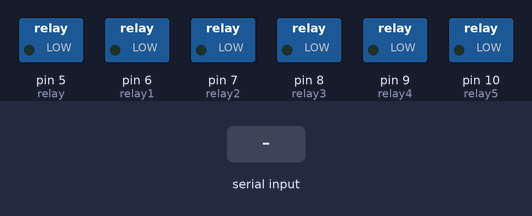
A sketch run on a simulated Arduino Uno, built with avr-gcc and run on an emulated ATmega328P. Parts: switched loads named in the sketch (green lamp = pin HIGH). The test bench sets the inputs (shaded band). What the sketch prints to the serial monitor is not drawn.

Above: at 3.7 s.
3.8 s: "1" received over the second serial link
At 5.0 s:
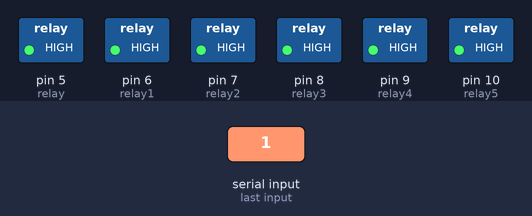
5.3 s: "0" received over the second serial link
At 6.3 s:
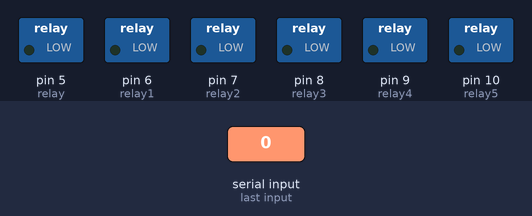
Timing chart, 0 to 8.3 s (numbered marks = the images above; inputs shaded):
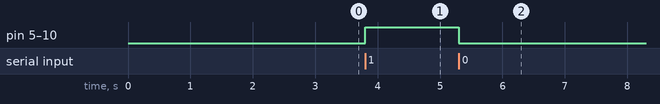

Measured:
- after the input at 3.8 s, pin 5 (relay), pin 6 (relay1), pin 7 (relay2), pin 8 (relay3), pin 9 (relay4), pin 10 (relay5): LOW → HIGH at once
- after the input at 5.3 s, pin 5 (relay), pin 6 (relay1), pin 7 (relay2), pin 8 (relay3), pin 9 (relay4), pin 10 (relay5): HIGH → LOW at once

The sketch:

sketch_may04a.ino
```cpp
#include <SoftwareSerial.h>

#define HC06RX A0 //HC-06의 TX Pin - Arduino Uno의 RX
#define HC06TX A1 //HC-06의 RX Pin - Arduino Uno의 TX

SoftwareSerial HC06(HC06RX,HC06TX);
int relay = 5;
int relay1 = 6;
int relay2 = 7;
int relay3 = 8;
int relay4 = 9;
int relay5 = 10;
char a = HIGH;
char b = LOW;


void setup(){

    pinMode(relay,OUTPUT);
   pinMode(relay1,OUTPUT);
    pinMode(relay2,OUTPUT);
     pinMode(relay3,OUTPUT);
      pinMode(relay4,OUTPUT);
       pinMode(relay5,OUTPUT);

    Serial.begin(9600);
    HC06.begin(9600);


    Serial.println("HC06 Setting...");
    delay(500);

    HC06.print("AT");
    Serial.println("Arduino -> HC06 : AT");
    hc06ResponseCheck();

    HC06.print("AT+PIN0000");
    Serial.println("Arduino -> HC06 : AT+PIN0000");
    hc06ResponseCheck();

    HC06.print("AT+NAMEmyHC06");
    Serial.println("Arduino -> HC06 : AT+NAMEmyHC06");
    hc06ResponseCheck();

    HC06.print("AT+BAUD4");
    Serial.println("Arduino -> HC06 : AT+BAUD4");
    hc06ResponseCheck();


}

void loop(){
    char temp;
    if(HC06.available()){
        temp = HC06.read();

        if(temp == '1'){
            digitalWrite(relay,a);
        digitalWrite(relay1,a);
        digitalWrite(relay2,a);
        digitalWrite(relay3,a);
        digitalWrite(relay4,a);
        digitalWrite(relay5,a);
        }
        else if(temp == '0'){
            digitalWrite(relay,b);
      digitalWrite(relay1,b);
      digitalWrite(relay2,b);
      digitalWrite(relay3,b);
      digitalWrite(relay4,b);
      digitalWrite(relay5,b);
       }
    }
}

void hc06ResponseCheck(){
    boolean flag = false;
    delay(500);
    if(HC06.available()){
        flag = true;
    }
    if(flag){
        Serial.print("HC06 -> Arduino : ");
        while(HC06.available()){
            Serial.write(HC06.read());
        }
        Serial.println("");
    }
    else{
        Serial.print("HC06 -> Arduino : ");
        Serial.println("No Response!");
    }
}
```
